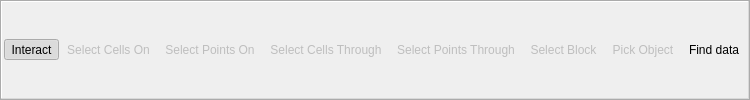
<?xml version="1.0" encoding="UTF-8"?>
<ui version="4.0">
 <class>pqSelectionToolbar</class>
 <widget class="QToolBar" name="pqSelectionToolbar" >
  <property name="PV_MUST_BE_MASTER" stdset="0">
    <bool>true</bool>
  </property>
  <property name="windowTitle" >
   <string>Selection Controls</string>
  </property>
  <property name="toolTip" >
   <string>Select Block</string>
  </property>
  <property name="orientation" >
   <enum>Qt::Horizontal</enum>
  </property>
  <attribute name="toolBarArea" >
   <enum>TopToolBarArea</enum>
  </attribute>
  <attribute name="toolBarBreak" >
   <bool>false</bool>
  </attribute>
  <action name="actionMoveMode">
   <property name="checkable">
    <bool>true</bool>
   </property>
   <property name="checked">
    <bool>true</bool>
   </property>
   <property name="enabled">
    <bool>true</bool>
   </property>
   <property name="icon">
    <iconset resource="../../../Components/Resources/pqComponents.qrc">
     <normaloff>:/pqWidgets/Icons/pqRotate24.png</normaloff>:/pqWidgets/Icons/pqRotate24.png</iconset>
   </property>
   <property name="text">
    <string>Interact</string>
   </property>
   <property name="iconText">
    <string>Interact</string>
   </property>
   <property name="toolTip">
    <string>Interact</string>
   </property>
   <property name="statusTip">
    <string>Interact</string>
   </property>
   <property name="shortcut">
    <string/>
   </property>
  </action>
  <action name="actionSelectionMode">
   <property name="checkable">
    <bool>true</bool>
   </property>
   <property name="enabled">
    <bool>false</bool>
   </property>
   <property name="icon">
    <iconset resource="../../../Components/Resources/pqComponents.qrc">
     <normaloff>:/pqWidgets/Icons/pqSurfaceSelectionCell24.png</normaloff>:/pqWidgets/Icons/pqSurfaceSelectionCell24.png</iconset>
   </property>
   <property name="text">
    <string>Select Cells On</string>
   </property>
   <property name="iconText">
    <string>Select Cells On</string>
   </property>
   <property name="toolTip">
    <string>Select Cells On (s)</string>
   </property>
   <property name="statusTip">
    <string>Select Cells On</string>
   </property>
   <property name="shortcut">
    <string>S</string>
   </property>
  </action>
  <action name="actionSelect_Frustum">
   <property name="checkable">
    <bool>true</bool>
   </property>
   <property name="enabled">
    <bool>false</bool>
   </property>
   <property name="icon">
    <iconset resource="../../../Components/Resources/pqComponents.qrc">
     <normaloff>:/pqWidgets/Icons/pqFrustumSelectionCell24.png</normaloff>:/pqWidgets/Icons/pqFrustumSelectionCell24.png</iconset>
   </property>
   <property name="text">
    <string>Select Cells Through</string>
   </property>
   <property name="iconText">
    <string>Select Cells Through</string>
   </property>
   <property name="toolTip">
    <string>Select Cells Through (f)</string>
   </property>
   <property name="statusTip">
    <string>Select Cells Through</string>
   </property>
   <property name="shortcut">
    <string>F</string>
   </property>
  </action>
  <action name="actionSelectSurfacePoints">
   <property name="checkable">
    <bool>true</bool>
   </property>
   <property name="enabled">
    <bool>false</bool>
   </property>
   <property name="icon">
    <iconset resource="../../../Components/Resources/pqComponents.qrc">
     <normaloff>:/pqWidgets/Icons/pqSurfaceSelectionPoint24.png</normaloff>:/pqWidgets/Icons/pqSurfaceSelectionPoint24.png</iconset>
   </property>
   <property name="text">
    <string>Select Points On</string>
   </property>
   <property name="iconText">
    <string>Select Points On</string>
   </property>
   <property name="toolTip">
    <string>Select Points On (d)</string>
   </property>
   <property name="statusTip">
    <string>Select Points On</string>
   </property>
   <property name="shortcut">
    <string>D</string>
   </property>
  </action>
  <action name="actionSelectFrustumPoints">
   <property name="checkable">
    <bool>true</bool>
   </property>
   <property name="enabled">
    <bool>false</bool>
   </property>
   <property name="icon">
    <iconset resource="../../../Components/Resources/pqComponents.qrc">
     <normaloff>:/pqWidgets/Icons/pqFrustumSelectionPoint24.png</normaloff>:/pqWidgets/Icons/pqFrustumSelectionPoint24.png</iconset>
   </property>
   <property name="text">
    <string>Select Points Through</string>
   </property>
   <property name="iconText">
    <string>Select Points Through</string>
   </property>
   <property name="toolTip">
    <string>Select Points Through (g)</string>
   </property>
   <property name="statusTip">
    <string>Select Points Through</string>
   </property>
   <property name="shortcut">
    <string>G</string>
   </property>
  </action>
  <action name="actionSelect_Block">
   <property name="checkable">
    <bool>true</bool>
   </property>
   <property name="enabled">
    <bool>false</bool>
   </property>
   <property name="icon">
    <iconset resource="../../../Components/Resources/pqComponents.qrc">
     <normaloff>:/pqWidgets/Icons/pqSelectBlock24.png</normaloff>:/pqWidgets/Icons/pqSelectBlock24.png</iconset>
   </property>
   <property name="text">
    <string>Select Block</string>
   </property>
   <property name="toolTip">
    <string>Select Block (b)</string>
   </property>
   <property name="shortcut">
    <string>B</string>
   </property>
  </action>
  <action name="actionPickObject">
   <property name="checkable">
    <bool>true</bool>
   </property>
   <property name="enabled">
    <bool>false</bool>
   </property>
   <property name="icon">
    <iconset resource="../../../Components/Resources/pqComponents.qrc">
     <normaloff>:/pqWidgets/Icons/pqMousePick15.png</normaloff>:/pqWidgets/Icons/pqSelectBlock24.png</iconset>
   </property>
   <property name="text">
    <string>Pick Object</string>
   </property>
   <property name="toolTip">
    <string>Pick Object (n)</string>
   </property>
   <property name="shortcut">
    <string>N</string>
   </property>
  </action>
  <action name="actionQuery">
   <property name="checkable">
    <bool>false</bool>
   </property>
   <property name="enabled">
    <bool>true</bool>
   </property>
   <property name="icon">
    <iconset resource="../../../Components/Resources/pqComponents.qrc">
     <normaloff>:/pqWidgets/Icons/pqFindData24.png</normaloff>:/pqWidgets/Icons/pqSelectBlock24.png</iconset>
   </property>
   <property name="text">
    <string>Find data...</string>
   </property>
   <property name="toolTip">
    <string>Find data by scalar value (v)</string>
   </property>
   <property name="shortcut">
     <string>V</string>
   </property>
  </action>

  <!-- Non-menu action used by selection inspector. -->
  <action name="actionSelnReaction">
   <property name="checkable">
    <bool>false</bool>
   </property>
   <property name="enabled">
    <bool>true</bool>
   </property>
   <property name="text">
    <string>Selection editor...</string>
   </property>
   <property name="toolTip">
    <string>Inspect and edit the selection</string>
   </property>
   <property name="shortcut">
   <string/>
   </property>
  </action>

  <addaction name="actionMoveMode" />
  <addaction name="actionSelectionMode" />
  <addaction name="actionSelectSurfacePoints" />
  <addaction name="actionSelect_Frustum" />
  <addaction name="actionSelectFrustumPoints" />
  <addaction name="actionSelect_Block" />
  <addaction name="actionPickObject" />
  <addaction name="actionQuery" />
 </widget>
 <resources>
  <include location="../../../Components/Resources/pqComponents.qrc"/>
 </resources>
 <connections/>
</ui>
